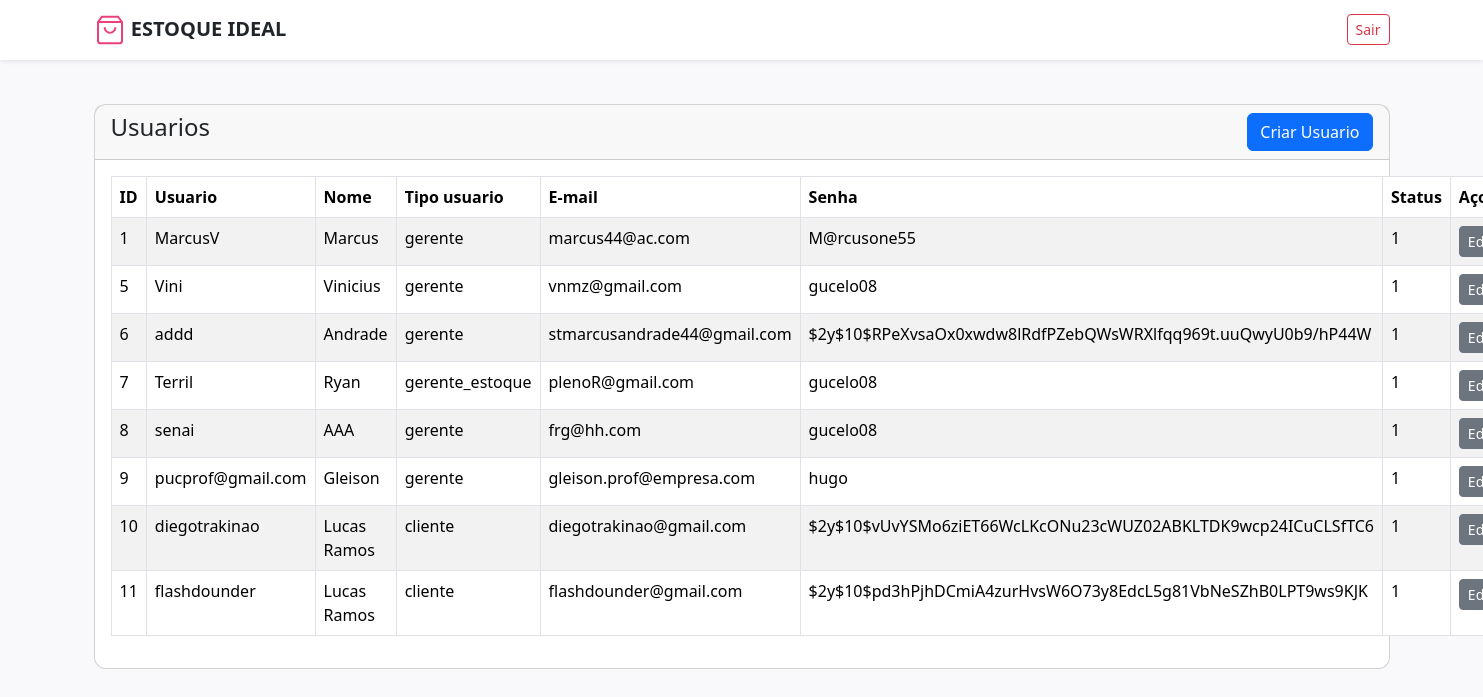
The app's page /pages/usuarios.php (signed in) with its own data.
### tables this page shows
CREATE TABLE `usuarios` (
  `id` int(11) NOT NULL,
  `nome` varchar(255) NOT NULL,
  `usuario` varchar(50) NOT NULL,
  `tipo_usuario` varchar(100) NOT NULL,
  `senha` varchar(255) NOT NULL,
  `email` varchar(100) NOT NULL,
  `must_change_password` tinyint(1) NOT NULL DEFAULT 0,
  `data_cadastro` datetime NOT NULL DEFAULT current_timestamp(),
  `data_atualizacao` datetime NOT NULL DEFAULT current_timestamp() ON UPDATE current_timestamp(),
  `status` int(1) NOT NULL DEFAULT 1
);

### crud/pesquisa_usuarios.php (called while the page is built)
<?php
class pesquisa{
    function buscarUsuarios($conn, $id = null){
        $lista = array();
        if($id != null){
            $sql = "SELECT * FROM usuarios WHERE id = '$id'";
        } else {
            $sql = "SELECT * FROM usuarios";
        }
        $resultado = mysqli_query($conn, $sql);
        if($resultado){
            while ($row = mysqli_fetch_assoc($resultado)){
                array_push($lista, $row);
            };
        }
        return $lista;
    }
}
?>

### pages/usuarios.php (the view, shortened to what this page needs)
<?php
require('../crud/conexao_DB.php');
include('../crud/pesquisa_usuarios.php');
$listaUsuario = new pesquisa;
$buscarUsuarios = $listaUsuario->buscarUsuarios($conn);
?>
<!DOCTYPE html>
<html lang="pt-br">
<head>
    <link href="https://cdn.jsdelivr.net/npm/bootstrap@5.3.5/dist/css/bootstrap.min.css" rel="stylesheet">
    <link rel="stylesheet" href="../css/style_geral.css">
</head>
<body>
    <?php include('../assets/navbar/navbar.php');  ?>
    <div class="container mt-4">
        <div class="row">
            <div class="col-md-12">
                <div class="card">
                    <div class="card-header">
                        <h4> Usuarios
                            <a href="criar_usuario.php" class="btn btn-primary float-end"> Criar Usuario</a>
                        </h4>
    </div>
    <div class="card-body">
        <table class="table table-bordered table-striped">
            <thead>
                <tr>
                    <th>ID</th>
                     <th>Usuario</th>
                     <th>Nome</th>
                     <th>Tipo usuario</th>
                     <th>E-mail</th>
                     <th>Senha</th>
                     <th>Status</th>
                     <th>Açoes</th>
                    </tr>
            </thead>
            <tbody>
                <?php
               foreach($buscarUsuarios as $row):
                    ?>
                <tr>
                    <td> <?= $row['id']?> </td>
                    <td><?= $row['usuario']?></td>
                    <td><?= $row['nome']?></td>
                    <td><?= $row['tipo_usuario']?></td>
                    <td><?= $row['email']?></td>
                    <td><?= $row['senha']?></td>
                    <td><?= $row['status']?></td>
                    <td>
                        <a href="editarOusuario.php?id=<?= $row['id'] ?>" class="btn btn-secondary btn-sm">Editar</a>
                    </td>
                </tr>
                <?php
                endforeach
                ?>
            </tbody>
        </table>
                   </div>
                </div>
            </div>
        </div>
    </div>
</body>
</html>

### css/style_Geral.css (style rules this page uses)
body { background-color: #f9f9fb; padding-top: 4rem; }
.card { border-radius: 12px; transition: transform 0.2s ease, box-shadow 0.2s ease; }

### assets/navbar/navbar.php (style rules this page uses)
body { padding-top: 80px; }

### records on screen
usuarios: id "1", usuario "MarcusV", nome "Marcus", tipo_usuario "gerente", email "marcus44@ac.com", senha "M@rcusone55", status "1"
usuarios: id "5", usuario "Vini", nome "Vinicius", tipo_usuario "gerente", email "vnmz@gmail.com", senha "gucelo08", status "1"
usuarios: id "6", usuario "addd", nome "Andrade", tipo_usuario "gerente", email "stmarcusandrade44@gmail.com", senha "$2y$10$RPeXvsaOx0xwdw8lRdfPZebQWsWRXlfqq969t.uuQwyU0b9/hP44W", status "1"
usuarios: id "7", usuario "Terril", nome "Ryan", tipo_usuario "gerente_estoque", email "plenoR@gmail.com", senha "gucelo08", status "1"
usuarios: id "8", usuario "senai", nome "AAA", tipo_usuario "gerente", email "frg@hh.com", senha "gucelo08", status "1"
usuarios: id "9", usuario "pucprof@gmail.com", nome "Gleison", tipo_usuario "gerente", email "gleison.prof@empresa.com", senha "hugo", status "1"
usuarios: id "10", usuario "diegotrakinao", nome "Lucas Ramos", tipo_usuario "cliente", email "diegotrakinao@gmail.com", senha "$2y$10$vUvYSMo6ziET66WcLKcONu23cWUZ02ABKLTDK9wcp24ICuCLSfTC6", status "1"
usuarios: id "11", usuario "flashdounder", nome "Lucas Ramos", tipo_usuario "cliente", email "flashdounder@gmail.com", senha "$2y$10$pd3hPjhDCmiA4zurHvsW6O73y8EdcL5g81VbNeSZhB0LPT9ws9KJK", status "1"
